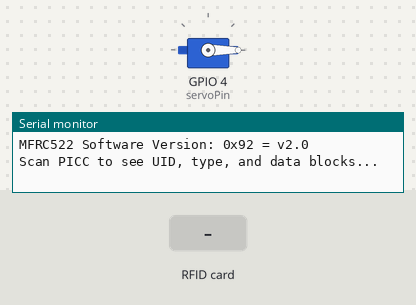
A sketch run on a simulated ESP32. Parts: servo, the last lines printed to the serial monitor. The inputs (shaded band) are chosen by the test bench.

Above: at 1.7 s.
1.8 s: RFID card D9 63 D3 B3 held to the reader
At 2.3 s:
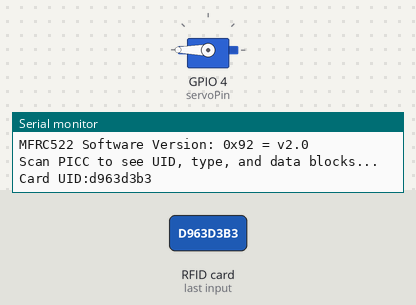
3.3 s: RFID card D4 E8 E5 E9 held to the reader
4.8 s: RFID card 5E 7A 19 C4 held to the reader
Timing chart, 0 to 7.8 s (numbered marks = the images above; inputs shaded):
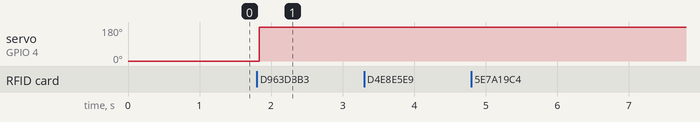

Measured:
- after the input at 1.8 s, servo on GPIO 4 (servoPin): 0° → 180° at once

The sketch:

Smart_Access_Control_System.ino
```cpp
/*
 * Filename: Smart Access Control System
 * Function: RFID control the servo to open the "door"
 * Compiling IDE：ARDUINO 2.3.3
 * Author: https://www.keyestudio.com/
*/
#include <Wire.h>
#include "MFRC522_I2C.h"
// The IIC pins default to IO21 and IO22 of the ESP32,SDA-->IO21,SCL-->IO22
// 0x28 is the i2c address of SDA, if it does not match, please check your address with i2c.
MFRC522 mfrc522(0x28);   // Create the address of MFRC522

#include <ESP32Servo.h>
Servo myservo;  // Create a servo object to control the servo
const int servoPin = 4; // Connect the servo pin to IO4

String rfid_str = "";

void setup() {
  Serial.begin(115200);
  Wire.begin();
  mfrc522.PCD_Init();
  ShowReaderDetails();            // Display the PCD-MFRC522 card reader
  Serial.println(F("Scan PICC to see UID, type, and data blocks..."));

  myservo.setPeriodHertz(50);           // Standard 50 Hz click
  myservo.attach(servoPin, 500, 2500);  // Attach the servo on the servoPin to the servo object
  myservo.write(0);
  delay(500);
}

void loop() {
   if ( ! mfrc522.PICC_IsNewCardPresent() || ! mfrc522.PICC_ReadCardSerial() ) {
    delay(50);
    return;
  }

  // Select a card. UID and SAK are mfrc522.uid.

  // save UID
  rfid_str = ""; //Empty string
  Serial.print(F("Card UID:"));
  for (byte i = 0; i < mfrc522.uid.size; i++) {
    rfid_str = rfid_str + String(mfrc522.uid.uidByte[i], HEX);  //Convert to string
    //Serial.print(mfrc522.uid.uidByte[i] < 0x10 ? " 0" : " ");
    //Serial.print(mfrc522.uid.uidByte[i], HEX);
  }
  Serial.println(rfid_str);

  if (rfid_str == "d963d3b3" || rfid_str == "d4e8e5e9") {
    myservo.write(180);
    delay(500);
    Serial.println("  open the door!");
    }
}

void ShowReaderDetails() {
  //  Run or invoke the MFRC522 software
  byte v = mfrc522.PCD_ReadRegister(mfrc522.VersionReg);
  Serial.print(F("MFRC522 Software Version: 0x"));
  Serial.print(v, HEX);
  if (v == 0x91)
    Serial.print(F(" = v1.0"));
  else if (v == 0x92)
    Serial.print(F(" = v2.0"));
  else
    Serial.print(F(" (unknown)"));
  Serial.println("");
  // When returned to 0x00 or 0xFF, the communication signal may not be transmitted
  if ((v == 0x00) || (v == 0xFF)) {
    Serial.println(F("WARNING: Communication failure, is the MFRC522 properly connected?"));
  }
}
```
